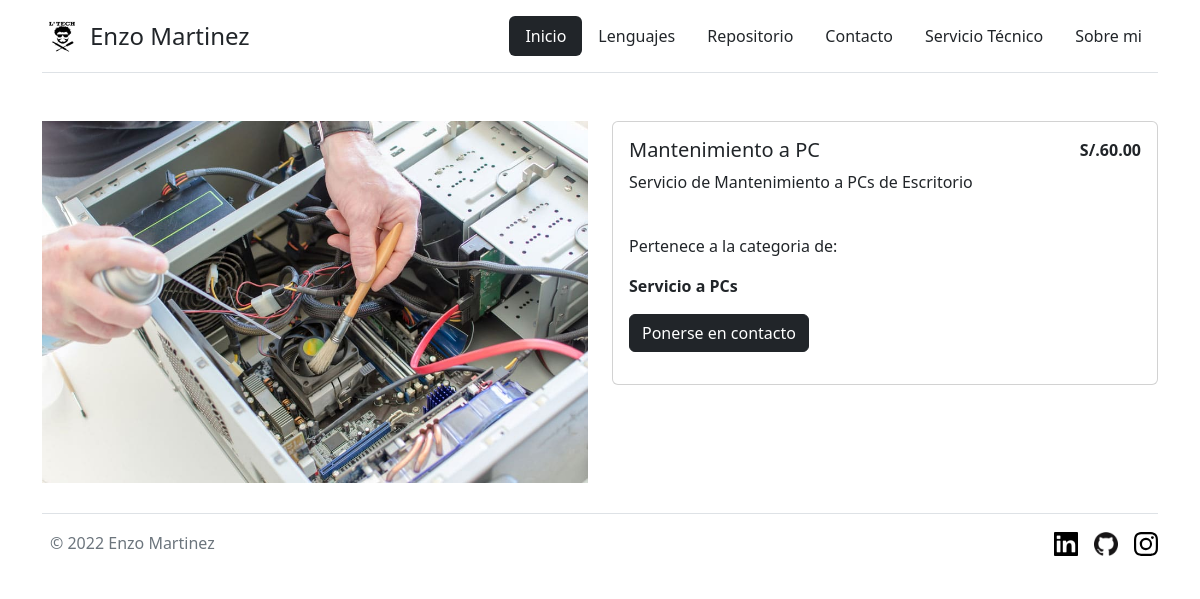
The page /service/1/ on the database its author committed.
### shop/models.py (models this page shows, shortened)
class Servicios(models.Model):
    name = models.CharField(max_length=255)
    description = models.TextField()
    price = models.IntegerField()
    category = models.ForeignKey(Category, on_delete=models.CASCADE, related_name='servicio')
    is_active = models.BooleanField(default=True)
    image = models.ImageField(upload_to='servicio', blank=True, null=True)
    class Meta:
        verbose_name_plural = 'Servicios'
    def __str__(self):
        return self.name

class Category(models.Model):
    name = models.CharField(max_length=255)
    description = models.TextField()
    class Meta:
        verbose_name_plural = 'Categories'
    def __str__(self):
        return self.name

### shop/views.py (the view)
# urls.py: path('service/<int:pk>/', ServiceDetail.as_view(), name='service_detail'),
class ServiceDetail(DetailView):
    model = Servicios
    template_name = 'shop/service/service_detail.html'
    context_object_name = 'servicio'

### shop/templates/shop/service/service_detail.html (shortened to what this page needs)
{% extends 'shop/base.html' %}
{% load static %}
{% block content %}
<!doctype html>
<html lang="en">
    <head>
        <link href="https://cdn.jsdelivr.net/npm/bootstrap@5.2.2/dist/css/bootstrap.min.css" rel="stylesheet">
    </head>
    <div class="container mt-5">
        <div class="row">
            <div class="col-md-6 text-center">
                <img src="{{servicio.image.url}}" alt="Generic product" class="img-fluid">
            </div>
            <div class="col-md-6">
                <div class="card">
                    <div class="card-body">
                        <span class="float-end" style="font-weight: bold;">S/.{{ servicio.price }}.00</span>
                        <h5>{{ servicio }}</h5>
                        <p>{{ servicio.description }}</p>
                        <br>
                        <p>Pertenece a la categoria de: </p>
                        <p style="font-weight: bold;">{{ servicio.category }}</p>
                        <form>
                            <div class="input-group mb-3">
                                <a href="{%url 'shop:contact'%}"><button type="button" class="btn btn-dark" style="background-color: #212529;">Ponerse en contacto</button></a>
                            </div>
                        </form>
                    </div>
                </div>
            </div>
        </div>
    </div>
{% endblock %}

### assets/css/styles.css (style rules this page uses)
body { background-color: #F8F9FA; }

### rows shown on the page
Servicios: image (picture), price "60", name "Mantenimiento a PC", description "Servicio de Mantenimiento a PCs de Escritorio", category "Servicio a PCs"
